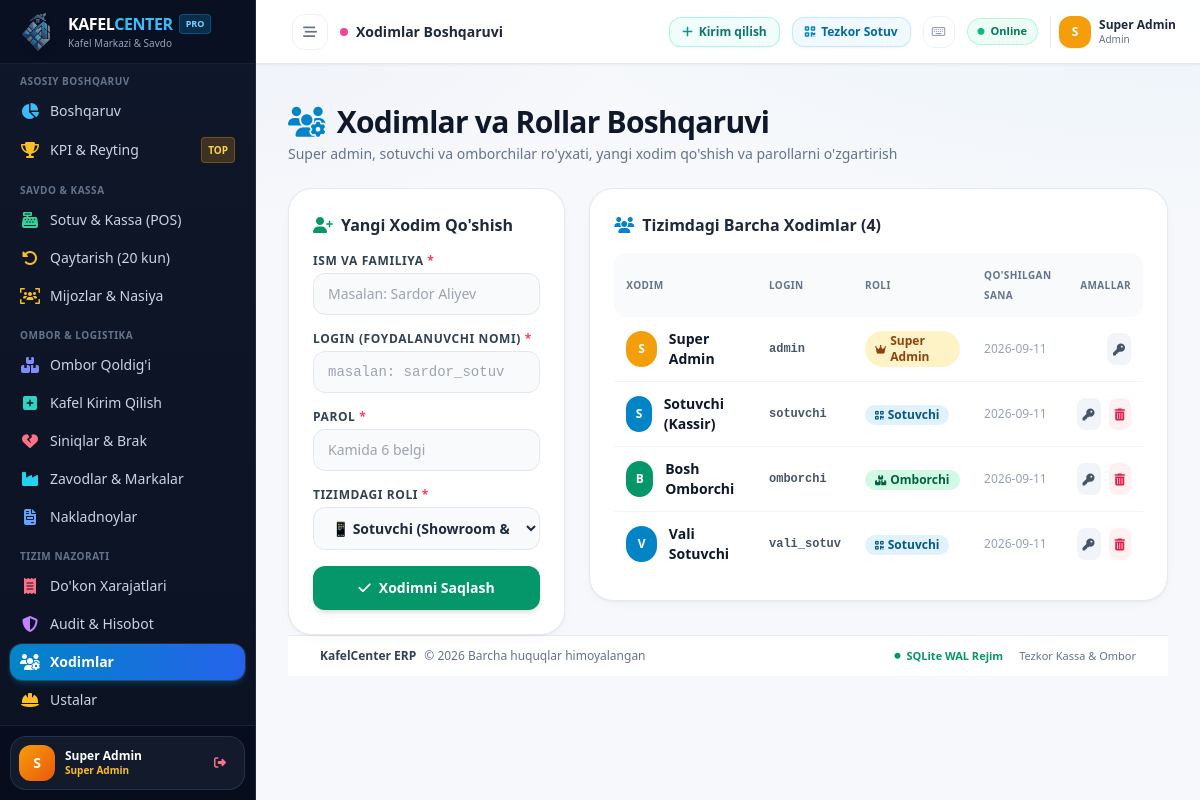
Page /admin/xodimlar (signed in) on the earlier database version.
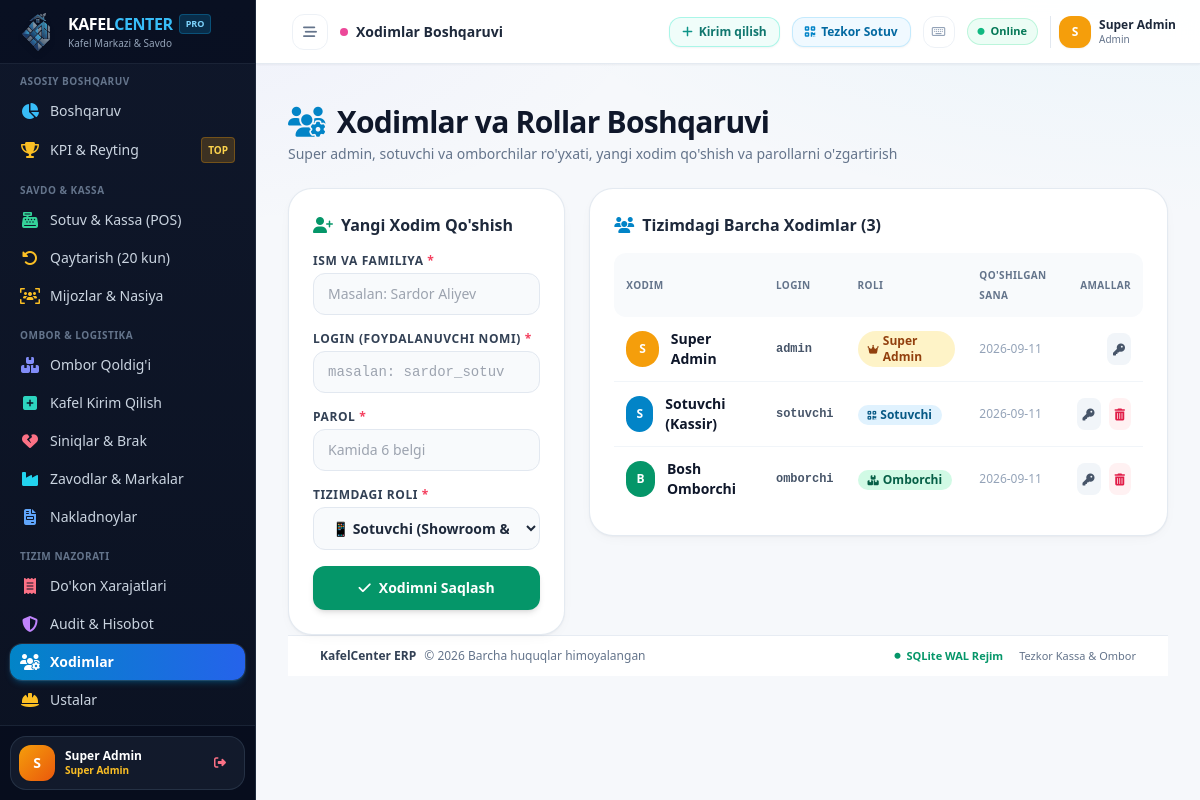
Same page on the later database version.
### tables this page shows
CREATE TABLE users (
        id INTEGER PRIMARY KEY AUTOINCREMENT,
        username TEXT UNIQUE NOT NULL,
        password_hash TEXT NOT NULL,
        full_name TEXT NOT NULL,
        role TEXT NOT NULL, -- 'admin', 'sotuvchi', 'omborchi'
        is_active INTEGER DEFAULT 1,
        created_at TIMESTAMP DEFAULT CURRENT_TIMESTAMP
    );

### app.py (the view, shortened to what this page needs)
@app.route("/admin/xodimlar", methods=["GET", "POST"])
@role_required(["admin"])
def admin_xodimlar():
    users = database.get_all_users()
    return render_template("xodimlar.html", users=users)

### app.py (called while the page is built, shortened)
@app.before_request
def validate_session_user():
    if "user_id" not in session or request.endpoint in ("static", "login", "logout"):
        return None
    user = database.get_user_by_id(session["user_id"])
    if not user or not user["is_active"] or user["role"] not in VALID_ROLES:
        session.clear()
        if request.path.startswith("/api/"):
            return jsonify({"success": False, "message": "Sessiya tugagan. Qaytadan kiring."}), 401
        flash("Sessiyangiz tugadi yoki hisobingiz o'chirilgan. Qaytadan kiring.", "danger")
        return redirect(url_for("login"))
    session["role"] = user["role"]
    session["full_name"] = user["full_name"]
    return None

@app.before_request
def csrf_origin_check():
    if request.method in ("GET", "HEAD", "OPTIONS") or app.config.get("TESTING"):
        return None

def role_required(allowed_roles):
    def decorator(f):
        @wraps(f)
        def decorated_function(*args, **kwargs):
            if "user_id" not in session:
                return redirect(url_for("login", next=request.url))
            user_role = session.get("role")
            return f(*args, **kwargs)
        return decorated_function
    return decorator

### templates/xodimlar.html (shortened to what the changed rows need)
{% extends "base.html" %}
{% block content %}
<div class="space-y-6">
    <div class="flex flex-col sm:flex-row sm:items-center sm:justify-between gap-4">
        <div>
            <h1 class="text-2xl sm:text-3xl font-black text-slate-900 tracking-tight flex items-center space-x-3">
                <i class="fa-solid fa-users-gear text-sky-600"></i>
                <span>Xodimlar va Rollar Boshqaruvi</span>
            </h1>
        </div>
    </div>
    <div class="grid grid-cols-1 lg:grid-cols-12 gap-6">
        <div class="lg:col-span-4">
            <div class="bg-white rounded-3xl p-6 shadow-sm border border-slate-200">
                <h2 class="font-bold text-slate-800 text-base mb-4 flex items-center space-x-2">
                    <i class="fa-solid fa-user-plus text-emerald-600"></i>
                    <span>Yangi Xodim Qo'shish</span>
                </h2>
            </div>
        </div>
        <div class="lg:col-span-8">
            <div class="bg-white rounded-3xl p-6 shadow-sm border border-slate-200">
                <h2 class="font-bold text-slate-800 text-base mb-4 flex items-center space-x-2">
                    <i class="fa-solid fa-users text-sky-600"></i>
                    <span>Tizimdagi Barcha Xodimlar ({{ users|length }})</span>
                </h2>
                <div class="overflow-x-auto">
                    <table class="w-full text-left text-sm">
                        <thead class="bg-slate-50 text-slate-500 uppercase text-[10px] font-bold tracking-wider">
                            <tr>
                                <th class="py-3 px-3 rounded-l-xl">Xodim</th>
                                <th class="py-3 px-3">Login</th>
                                <th class="py-3 px-3">Roli</th>
                                <th class="py-3 px-3">Qo'shilgan sana</th>
                                <th class="py-3 px-3 rounded-r-xl text-right">Amallar</th>
                            </tr>
                        </thead>
                        <tbody class="divide-y divide-slate-100">
                            {% for u in users %}
                            <tr class="hover:bg-slate-50 transition">
                                <td class="py-3 px-3">
                                    <div class="flex items-center space-x-3">
                                        <div class="w-9 h-9 rounded-full flex items-center justify-center font-black text-xs text-white {% if u.role == 'admin' %}bg-amber-500{% elif u.role == 'sotuvchi' %}bg-sky-600{% else %}bg-emerald-600{% endif %}">
                                            {{ u.full_name[:1].upper() }}
                                        </div>
                                        <span class="font-bold text-slate-900">{{ u.full_name }}</span>
                                    </div>
                                </td>
                                <td class="py-3 px-3 font-mono text-xs text-slate-600 font-semibold">{{ u.username }}</td>
                                <td class="py-3 px-3">
                                    {% if u.role == 'admin' %}
                                    <span class="inline-flex items-center px-2.5 py-0.5 rounded-full text-xs font-black bg-amber-100 text-amber-800">
                                        <i class="fa-solid fa-crown text-[10px] mr-1"></i> Super Admin
                                    </span>
                                    {% elif u.role == 'sotuvchi' %}
                                    <span class="inline-flex items-center px-2.5 py-0.5 rounded-full text-xs font-black bg-sky-100 text-sky-800">
                                        <i class="fa-solid fa-qrcode text-[10px] mr-1"></i> Sotuvchi
                                    </span>
                                    {% elif u.role == 'omborchi' %}
                                    <span class="inline-flex items-center px-2.5 py-0.5 rounded-full text-xs font-black bg-emerald-100 text-emerald-800">
                                        <i class="fa-solid fa-boxes-stacked text-[10px] mr-1"></i> Omborchi
                                    </span>
                                    {% endif %}
                                </td>
                                <td class="py-3 px-3 text-xs text-slate-400 font-medium">{{ u.created_at[:10] }}</td>
                                <td class="py-3 px-3 text-right">
                                    <div class="flex items-center justify-end space-x-2">
                                        <button type="button" onclick="changePassword({{ u.id }}, {{ (u.username)|tojson|forceescape }})" class="p-1.5 rounded-lg bg-slate-100 hover:bg-slate-200 text-slate-600 transition" title="Parolni o'zgartirish">
                                            <i class="fa-solid fa-key text-xs"></i>
                                        </button>
                                        {% if u.username != 'admin' %}
                                        <button type="button" onclick="confirmDeleteUser({{ u.id }}, {{ (u.username)|tojson|forceescape }})" class="p-1.5 rounded-lg bg-rose-50 hover:bg-rose-100 text-rose-600 transition" title="O'chirish">
                                            <i class="fa-solid fa-trash-can text-xs"></i>
                                        </button>
                                        {% endif %}
                                    </div>
                                </td>
                            </tr>
                            {% endfor %}
                        </tbody>
                    </table>
                </div>
            </div>
    </div>
</div>
{% endblock %}

### templates/base.html (shortened to what the changed rows need)
<!DOCTYPE html>
<html lang="uz" class="h-full">
<head>
    <script src="https://cdn.tailwindcss.com/3.4.17"></script>
    <link rel="stylesheet" href="https://cdnjs.cloudflare.com/ajax/libs/font-awesome/6.5.1/css/all.min.css">
    <link rel="stylesheet" href="/static/css/style.css">
</head>
<body class="h-full overflow-hidden bg-slate-100 text-slate-800 flex font-sans antialiased selection:bg-sky-500 selection:text-white">
    <aside id="sidebar" class="fixed inset-y-0 left-0 z-50 w-64 bg-slate-900 text-slate-300 flex flex-col flex-shrink-0 border-r border-slate-800 transform -translate-x-full lg:static lg:translate-x-0 shadow-2xl lg:shadow-none select-none">
        <div class="p-2.5 border-t border-slate-800/80 bg-slate-950/40 flex-shrink-0">
            {% if current_user %}
            <div class="sidebar-user-box flex items-center justify-between p-2 rounded-2xl bg-slate-800/50 border border-slate-700/60">
                <div class="flex items-center space-x-2.5 min-w-0">
                    <div class="w-9 h-9 rounded-xl flex items-center justify-center font-black text-sm text-white flex-shrink-0 shadow-sm {% if current_user.role == 'admin' %}bg-gradient-to-br from-amber-500 to-orange-600{% elif current_user.role == 'sotuvchi' %}bg-gradient-to-br from-sky-500 to-blue-600{% else %}bg-gradient-to-br from-emerald-500 to-teal-600{% endif %}">
                        {{ current_user.full_name[:1].upper() }}
                    </div>
                    <div class="sidebar-user-details truncate">
                        <span class="block text-xs font-bold text-white leading-tight truncate">{{ current_user.full_name }}</span>
                        <span class="block text-[10px] font-semibold {% if current_user.role == 'admin' %}text-amber-400{% elif current_user.role == 'sotuvchi' %}text-sky-400{% else %}text-emerald-400{% endif %}">
                            {% if current_user.role == 'admin' %}Super Admin{% elif current_user.role == 'sotuvchi' %}Sotuvchi{% else %}Omborchi{% endif %}
                        </span>
                    </div>
                </div>
                <a href="/logout" class="text-rose-400 hover:text-rose-300 hover:bg-rose-500/20 w-8 h-8 rounded-xl flex items-center justify-center transition border border-transparent hover:border-rose-500/30 flex-shrink-0" title="Tizimdan chiqish">
                    <i class="fa-solid fa-right-from-bracket text-xs"></i>
                </a>
            </div>
            {% else %}
            <a href="/login" class="w-full flex items-center justify-center space-x-2 bg-sky-600 hover:bg-sky-500 text-white font-bold text-xs py-2.5 px-3 rounded-xl transition shadow-md shadow-sky-600/20">
                <i class="fa-solid fa-arrow-right-to-bracket"></i>
                <span class="sidebar-text">Tizimga Kirish</span>
            </a>
            {% endif %}
        </div>
    </aside>
    <div class="flex-1 flex flex-col min-w-0 h-full overflow-hidden bg-slate-50 app-layout-wrapper">
        <header id="topHeader" class="h-16 bg-white/95 backdrop-blur-md border-b border-slate-200/90 px-4 sm:px-6 flex items-center justify-between flex-shrink-0 z-30 shadow-xs">
            <div class="flex items-center space-x-2.5 sm:space-x-3">
                {% if current_user %}
                    {% if current_user.role in ['admin', 'omborchi'] %}
                    <a href="/ombor/yangi" class="hidden sm:inline-flex items-center space-x-1.5 text-xs font-bold bg-teal-50 text-teal-700 hover:bg-teal-100 border border-teal-200/80 px-3 py-1.5 rounded-xl transition shadow-xs">
                        <i class="fa-solid fa-plus text-teal-600"></i>
                        <span>Kirim qilish</span>
                    </a>
                    {% endif %}
                    {% if current_user.role in ['admin', 'sotuvchi'] %}
                    <a href="/sotuv" class="hidden sm:inline-flex items-center space-x-1.5 text-xs font-bold bg-sky-50 text-sky-700 hover:bg-sky-100 border border-sky-200/80 px-3 py-1.5 rounded-xl transition shadow-xs">
                        <i class="fa-solid fa-qrcode text-sky-600"></i>
                        <span>Tezkor Sotuv</span>
                    </a>
                    {% endif %}
                    <button onclick="openHotkeysModal()" class="hidden sm:inline-flex items-center justify-center w-8 h-8 rounded-xl text-slate-400 hover:text-slate-700 hover:bg-slate-100 transition border border-slate-200/60" title="Tezkor tugmalar (Shift + ?)">
                        <i class="fa-regular fa-keyboard text-xs"></i>
                    </button>
                    <span class="hidden md:inline-flex items-center text-[11px] font-semibold text-emerald-700 bg-emerald-50 px-2.5 py-1 rounded-full border border-emerald-200/70">
                        <i class="fa-solid fa-circle text-[7px] text-emerald-500 mr-1.5 animate-pulse"></i> Online
                    </span>
                    <div class="flex items-center space-x-2 pl-2 border-l border-slate-200">
                        <div class="w-8 h-8 rounded-xl flex items-center justify-center font-black text-xs text-white shadow-xs {% if current_user.role == 'admin' %}bg-amber-500{% elif current_user.role == 'sotuvchi' %}bg-sky-500{% else %}bg-emerald-500{% endif %}">
                            {{ current_user.full_name[:1].upper() }}
                        </div>
                        <div class="hidden sm:block text-left leading-tight">
                            <span class="block text-xs font-bold text-slate-800">{{ current_user.full_name }}</span>
                            <span class="block text-[10px] text-slate-500 font-medium capitalize">{{ current_user.role }}</span>
                        </div>
                    </div>
                {% else %}
                    <a href="/login" class="bg-sky-600 hover:bg-sky-500 text-white font-bold text-xs px-4 py-2 rounded-xl transition shadow-sm">
                        Kirish
                    </a>
                {% endif %}
            </div>
        </header>
        <main class="flex-1 overflow-y-auto min-h-0 flex flex-col app-main-content">
            <div class="flex-1 max-w-7xl mx-auto px-4 sm:px-6 lg:px-8 py-6 w-full">
                {% block content %}{% endblock %}
            </div>
        </main>
    </div>
</body>
</html>

Differences in the rows shown:
removed users: full_name "V", full_name "Vali Sotuvchi", username "vali_sotuv", role "sotuvchi" (drawn), created_at "2026-09-11"
Other differences:
{{ users|length }}: "4" → "3"
